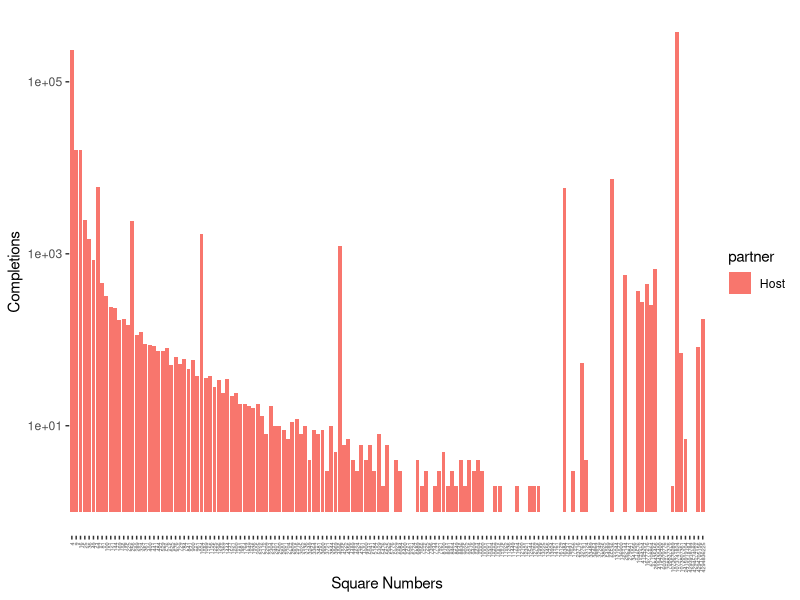

R code for this plot:
require(ggplot2)
library(viridis)


df <- read.table("./table.dat", h=T) # do python3 process.py first
final_df <- df




p<-ggplot(subset(subset(final_df, update=="200000"), vertical_transmission=="0.8"), aes(x=as.factor(squareNum), y=completions,fill = partner)) + geom_bar(stat = "identity",position=position_dodge())  + scale_y_log10() + theme(axis.text.x = element_text(size =4, angle = 90, vjust = 0.5, hjust=1), panel.background = element_rect(fill = "white")) + labs(x = "Square Numbers", y = "Completions")



print(p)